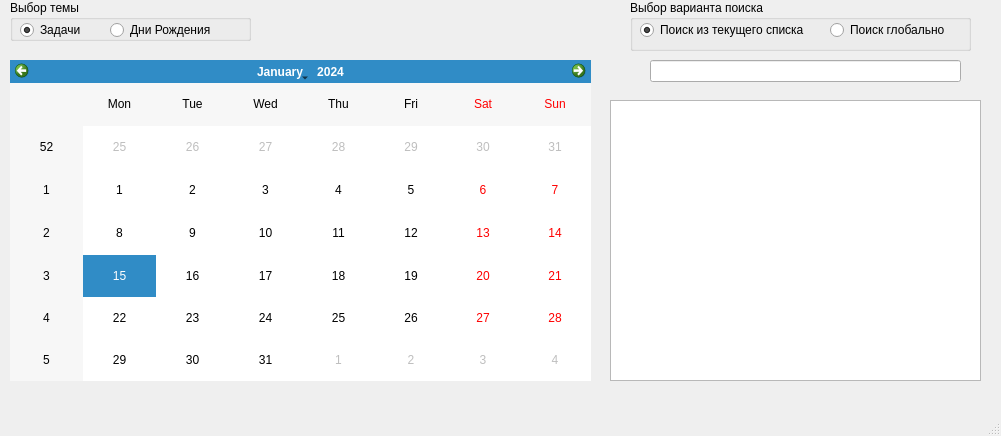
<?xml version="1.0" encoding="UTF-8"?>
<ui version="4.0">
 <class>MainWindow</class>
 <widget class="QMainWindow" name="MainWindow">
  <property name="geometry">
   <rect>
    <x>0</x>
    <y>0</y>
    <width>1001</width>
    <height>436</height>
   </rect>
  </property>
  <property name="windowTitle">
   <string>Ежедневник</string>
  </property>
  <widget class="QWidget" name="centralwidget">
   <widget class="QCalendarWidget" name="calendarWidget">
    <property name="geometry">
     <rect>
      <x>10</x>
      <y>60</y>
      <width>581</width>
      <height>321</height>
     </rect>
    </property>
   </widget>
   <widget class="QLineEdit" name="lineEdit_search">
    <property name="geometry">
     <rect>
      <x>650</x>
      <y>60</y>
      <width>311</width>
      <height>22</height>
     </rect>
    </property>
   </widget>
   <widget class="QGroupBox" name="groupBox_main_variants">
    <property name="geometry">
     <rect>
      <x>10</x>
      <y>0</y>
      <width>241</width>
      <height>41</height>
     </rect>
    </property>
    <property name="title">
     <string>Выбор темы</string>
    </property>
    <widget class="QRadioButton" name="radioButton_birthday">
     <property name="geometry">
      <rect>
       <x>100</x>
       <y>20</y>
       <width>131</width>
       <height>20</height>
      </rect>
     </property>
     <property name="text">
      <string>Дни Рождения</string>
     </property>
    </widget>
    <widget class="QRadioButton" name="radioButton_tasks">
     <property name="geometry">
      <rect>
       <x>10</x>
       <y>20</y>
       <width>71</width>
       <height>20</height>
      </rect>
     </property>
     <property name="text">
      <string>Задачи</string>
     </property>
     <property name="checked">
      <bool>true</bool>
     </property>
    </widget>
   </widget>
   <widget class="QGroupBox" name="groupBox_search_kinds">
    <property name="geometry">
     <rect>
      <x>630</x>
      <y>0</y>
      <width>341</width>
      <height>51</height>
     </rect>
    </property>
    <property name="title">
     <string>Выбор варианта поиска</string>
    </property>
    <widget class="QRadioButton" name="radioButton_search_curr_list">
     <property name="geometry">
      <rect>
       <x>10</x>
       <y>20</y>
       <width>171</width>
       <height>20</height>
      </rect>
     </property>
     <property name="text">
      <string>Поиск из текущего списка</string>
     </property>
     <property name="checked">
      <bool>true</bool>
     </property>
    </widget>
    <widget class="QRadioButton" name="radioButton_search_global_list">
     <property name="geometry">
      <rect>
       <x>200</x>
       <y>20</y>
       <width>121</width>
       <height>20</height>
      </rect>
     </property>
     <property name="text">
      <string>Поиск глобально</string>
     </property>
    </widget>
   </widget>
   <widget class="QTableView" name="tableView_search_result">
    <property name="geometry">
     <rect>
      <x>610</x>
      <y>100</y>
      <width>371</width>
      <height>281</height>
     </rect>
    </property>
   </widget>
  </widget>
  <widget class="QMenuBar" name="menubar">
   <property name="geometry">
    <rect>
     <x>0</x>
     <y>0</y>
     <width>1001</width>
     <height>21</height>
    </rect>
   </property>
  </widget>
  <widget class="QStatusBar" name="statusbar"/>
 </widget>
 <resources/>
 <connections/>
</ui>
